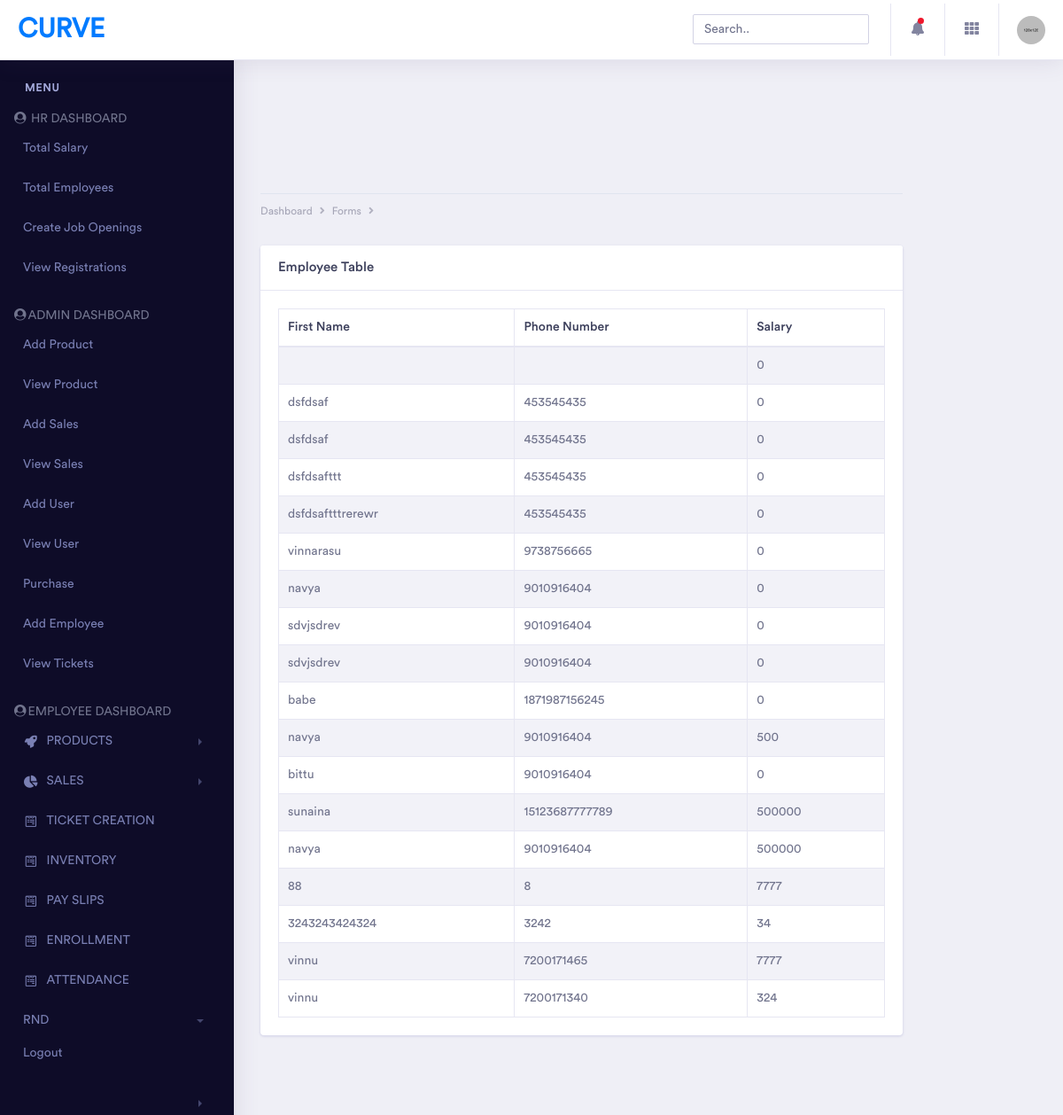
Page /dashboard/examples/employee/concept-master/pages/payslip.php (signed in) on the committed database.
### tables this page shows
CREATE TABLE `employee` (
  `eid` int(11) NOT NULL,
  `emp_fname` varchar(100) NOT NULL,
  `emp_lname` varchar(100) NOT NULL,
  `email` varchar(100) NOT NULL,
  `phone` varchar(100) NOT NULL,
  `salary` int(11) NOT NULL
);

### dashboard/examples/employee/concept-master/pages/payslip.php (the view, shortened to what this page needs)
<!doctype html>
<html lang="en">
<head>
    <link rel="stylesheet" href="../assets/vendor/bootstrap/css/bootstrap.min.css">
    <link href="../assets/vendor/fonts/circular-std/style.css" rel="stylesheet">
    <link rel="stylesheet" href="../assets/libs/css/style.css">
    <link rel="stylesheet" href="../assets/vendor/fonts/fontawesome/css/fontawesome-all.css">
    <link rel="stylesheet" href="../assets/vendor/datepicker/tempusdominus-bootstrap-4.css" />
    <link rel="stylesheet" href="../assets/vendor/inputmask/css/inputmask.css" />
</head>
<body>
    <div class="dashboard-main-wrapper">
        <?php include('top_bar.php'); ?>
      <?php include('sidebar.php'); ?>
        <div class="dashboard-wrapper">
            <div class="container-fluid dashboard-content">
                <div class="row">
                    <div class="col-xl-10">
                        <div class="row">
                            <div class="col-xl-12 col-lg-12 col-md-12 col-sm-12 col-12">
                                <div class="page-header" id="top">
                                    <div class="page-breadcrumb">
                                        <nav aria-label="breadcrumb">
                                            <ol class="breadcrumb">
                                                <li class="breadcrumb-item"><a href="#" class="breadcrumb-link">Dashboard</a></li>
                                                <li class="breadcrumb-item"><a href="#" class="breadcrumb-link">Forms</a></li>
                                                <li class="breadcrumb-item active" aria-current="page"></li>
                                            </ol>
                                        </nav>
                                    </div>
                                </div>
                            </div>
                        </div>
                       <div class="row">
                    <div class="col-xl-12 col-lg-12 col-md-12 col-sm-12 col-12">
                        <div class="card">
                            <h5 class="card-header">Employee Table</h5>
                            <div class="card-body">
                                <div class="table-responsive">
                                    <table class="table table-striped table-bordered first">
                                        <thead>
                                            <tr>
                                                 <th >First Name</th>
   <th >Phone Number</th>
   <th>Salary</th>
                                            </tr>
                                        </thead>
                                        <tbody>
                                            <?php
$conn=mysqli_connect('localhost','root','','form');
$sql="select * from employee";
$res=mysqli_query($conn,$sql);
while($row=mysqli_fetch_array($res)){
?>
<tr>
    <td><?php echo $row['emp_fname']; ?></td>
    <td><?php echo $row['phone']; ?></td>
    <td><?php echo $row['salary']; ?></td>
    </tr>
    <?php
}
?>
                                        </tbody>
                                    </table>
                                </div>
                            </div>
                        </div>
                    </div>
                </div>
                </div>
            </div>
        </div>
    </div>
</body>
</html>

### rows in the picture
employee: salary "0"
employee: emp_fname "dsfdsaf", phone "453545435", salary "0"
employee: emp_fname "dsfdsaf", phone "453545435", salary "0"
employee: emp_fname "dsfdsafttt", phone "453545435", salary "0"
employee: emp_fname "dsfdsaftttrerewr", phone "453545435", salary "0"
employee: emp_fname "vinnarasu", phone "9738756665", salary "0"
employee: emp_fname "navya", phone "9010916404", salary "0"
employee: emp_fname "sdvjsdrev", phone "9010916404", salary "0"
employee: emp_fname "sdvjsdrev", phone "9010916404", salary "0"
employee: emp_fname "babe", phone "1871987156245", salary "0"
employee: emp_fname "navya", phone "9010916404", salary "500"
employee: emp_fname "bittu", phone "9010916404", salary "0"
employee: emp_fname "sunaina", phone "15123687777789", salary "500000"
employee: emp_fname "navya", phone "9010916404", salary "500000"
employee: emp_fname "88", phone "8", salary "7777"
employee: emp_fname "3243243424324", phone "3242", salary "34"
employee: emp_fname "vinnu", phone "7200171465", salary "7777"
employee: emp_fname "vinnu", phone "7200171340", salary "324"
